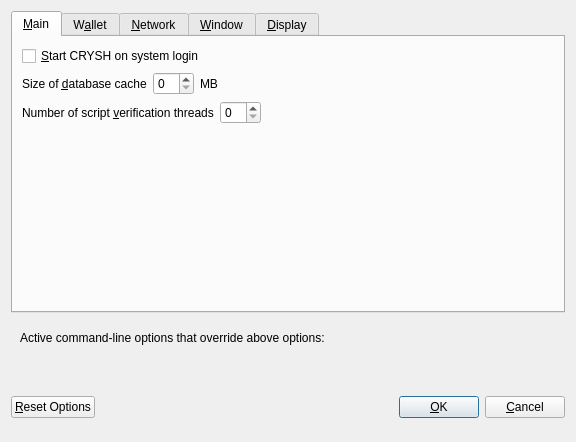
<?xml version="1.0" encoding="UTF-8"?>
<ui version="4.0">
 <class>OptionsDialog</class>
 <widget class="QDialog" name="OptionsDialog">
  <property name="geometry">
   <rect>
    <x>0</x>
    <y>0</y>
    <width>576</width>
    <height>442</height>
   </rect>
  </property>
  <property name="windowTitle">
   <string>Options</string>
  </property>
  <property name="modal">
   <bool>true</bool>
  </property>
  <layout class="QVBoxLayout" name="verticalLayout">
   <item>
    <widget class="QTabWidget" name="tabWidget">
     <property name="currentIndex">
      <number>0</number>
     </property>
     <widget class="QWidget" name="tabMain">
      <attribute name="title">
       <string>&amp;Main</string>
      </attribute>
      <layout class="QVBoxLayout" name="verticalLayout_Main">
       <item>
        <widget class="QCheckBox" name="bitcoinAtStartup">
         <property name="toolTip">
          <string>Automatically start CRYSH after logging in to the system.</string>
         </property>
         <property name="text">
          <string>&amp;Start CRYSH on system login</string>
         </property>
        </widget>
       </item>
       <item>
        <layout class="QHBoxLayout" name="horizontalLayout_2_Main">
         <item>
          <widget class="QLabel" name="databaseCacheLabel">
           <property name="text">
            <string>Size of &amp;database cache</string>
           </property>
           <property name="textFormat">
            <enum>Qt::PlainText</enum>
           </property>
           <property name="buddy">
            <cstring>databaseCache</cstring>
           </property>
          </widget>
         </item>
         <item>
          <widget class="QSpinBox" name="databaseCache"/>
         </item>
         <item>
          <widget class="QLabel" name="databaseCacheUnitLabel">
           <property name="text">
            <string>MB</string>
           </property>
           <property name="textFormat">
            <enum>Qt::PlainText</enum>
           </property>
          </widget>
         </item>
         <item>
          <spacer name="horizontalSpacer_2_Main">
           <property name="orientation">
            <enum>Qt::Horizontal</enum>
           </property>
           <property name="sizeHint" stdset="0">
            <size>
             <width>40</width>
             <height>20</height>
            </size>
           </property>
          </spacer>
         </item>
        </layout>
       </item>
       <item>
        <layout class="QHBoxLayout" name="horizontalLayout_3_Main">
         <item>
          <widget class="QLabel" name="threadsScriptVerifLabel">
           <property name="text">
            <string>Number of script &amp;verification threads</string>
           </property>
           <property name="textFormat">
            <enum>Qt::PlainText</enum>
           </property>
           <property name="buddy">
            <cstring>threadsScriptVerif</cstring>
           </property>
          </widget>
         </item>
         <item>
          <widget class="QSpinBox" name="threadsScriptVerif">
           <property name="toolTip">
            <string>(0 = auto, &lt;0 = leave that many cores free)</string>
           </property>
          </widget>
         </item>
         <item>
          <spacer name="horizontalSpacer_3_Main">
           <property name="orientation">
            <enum>Qt::Horizontal</enum>
           </property>
           <property name="sizeHint" stdset="0">
            <size>
             <width>40</width>
             <height>20</height>
            </size>
           </property>
          </spacer>
         </item>
        </layout>
       </item>
       <item>
        <spacer name="verticalSpacer_2">
         <property name="orientation">
          <enum>Qt::Vertical</enum>
         </property>
         <property name="sizeHint" stdset="0">
          <size>
           <width>20</width>
           <height>40</height>
          </size>
         </property>
        </spacer>
       </item>
      </layout>
     </widget>
     <widget class="QWidget" name="tabWallet">
      <attribute name="title">
       <string>W&amp;allet</string>
      </attribute>
      <layout class="QVBoxLayout" name="verticalLayout_Wallet">
       <item>
        <layout class="QHBoxLayout" name="horizontalLayout_2_Wallet">
         <item>
          <widget class="QLabel" name="labelStakeSplitThresholdText">
           <property name="text">
            <string>Stake split threshold:</string>
           </property>
          </widget>
         </item>
         <item>
          <widget class="QSpinBox" name="spinBoxStakeSplitThreshold">
           <property name="minimum">
            <number>1</number>
           </property>
           <property name="maximum">
            <number>999999</number>
           </property>
          </widget>
         </item>
        </layout>
       </item>
       <item>
        <widget class="QGroupBox" name="groupBox">
         <property name="title">
          <string>Expert</string>
         </property>
         <layout class="QVBoxLayout" name="verticalLayout_2">
          <item>
           <widget class="QCheckBox" name="coinControlFeatures">
            <property name="toolTip">
             <string>Whether to show coin control features or not.</string>
            </property>
            <property name="text">
             <string>Enable coin &amp;control features</string>
            </property>
           </widget>
          </item>
          <item>
           <widget class="QCheckBox" name="showMasternodesTab">
            <property name="toolTip">
             <string>Show additional tab listing all your masternodes in first sub-tab&lt;br/&gt;and all masternodes on the network in second sub-tab.</string>
            </property>
            <property name="text">
             <string>Show Masternodes Tab</string>
            </property>
           </widget>
          </item>
          <item>
           <widget class="QCheckBox" name="spendZeroConfChange">
            <property name="toolTip">
             <string>If you disable the spending of unconfirmed change, the change from a transaction&lt;br/&gt;cannot be used until that transaction has at least one confirmation.&lt;br/&gt;This also affects how your balance is computed.</string>
            </property>
            <property name="text">
             <string>&amp;Spend unconfirmed change</string>
            </property>
           </widget>
          </item>
         </layout>
        </widget>
       </item>
       <item>
        <spacer name="verticalSpacer_Wallet">
         <property name="orientation">
          <enum>Qt::Vertical</enum>
         </property>
         <property name="sizeHint" stdset="0">
          <size>
           <width>20</width>
           <height>40</height>
          </size>
         </property>
        </spacer>
       </item>
      </layout>
     </widget>
     <widget class="QWidget" name="tabNetwork">
      <attribute name="title">
       <string>&amp;Network</string>
      </attribute>
      <layout class="QVBoxLayout" name="verticalLayout_Network">
       <item>
        <widget class="QCheckBox" name="mapPortUpnp">
         <property name="toolTip">
          <string>Automatically open the CRYSH client port on the router. This only works when your router supports UPnP and it is enabled.</string>
         </property>
         <property name="text">
          <string>Map port using &amp;UPnP</string>
         </property>
        </widget>
       </item>
       <item>
        <widget class="QCheckBox" name="allowIncoming">
         <property name="toolTip">
          <string>Accept connections from outside</string>
         </property>
         <property name="text">
          <string>Allow incoming connections</string>
         </property>
        </widget>
       </item>
       <item>
        <widget class="QCheckBox" name="connectSocks">
         <property name="toolTip">
          <string>Connect to the CRYSH network through a SOCKS5 proxy.</string>
         </property>
         <property name="text">
          <string>&amp;Connect through SOCKS5 proxy (default proxy):</string>
         </property>
        </widget>
       </item>
       <item>
        <layout class="QHBoxLayout" name="horizontalLayout_1_Network">
         <item>
          <widget class="QLabel" name="proxyIpLabel">
           <property name="text">
            <string>Proxy &amp;IP:</string>
           </property>
           <property name="textFormat">
            <enum>Qt::PlainText</enum>
           </property>
           <property name="buddy">
            <cstring>proxyIp</cstring>
           </property>
          </widget>
         </item>
         <item>
          <widget class="QValidatedLineEdit" name="proxyIp">
           <property name="minimumSize">
            <size>
             <width>140</width>
             <height>0</height>
            </size>
           </property>
           <property name="maximumSize">
            <size>
             <width>140</width>
             <height>16777215</height>
            </size>
           </property>
           <property name="toolTip">
            <string>IP address of the proxy (e.g. IPv4: 127.0.0.1 / IPv6: ::1)</string>
           </property>
          </widget>
         </item>
         <item>
          <widget class="QLabel" name="proxyPortLabel">
           <property name="text">
            <string>&amp;Port:</string>
           </property>
           <property name="textFormat">
            <enum>Qt::PlainText</enum>
           </property>
           <property name="buddy">
            <cstring>proxyPort</cstring>
           </property>
          </widget>
         </item>
         <item>
          <widget class="QLineEdit" name="proxyPort">
           <property name="minimumSize">
            <size>
             <width>55</width>
             <height>0</height>
            </size>
           </property>
           <property name="maximumSize">
            <size>
             <width>55</width>
             <height>16777215</height>
            </size>
           </property>
           <property name="toolTip">
            <string>Port of the proxy (e.g. 9050)</string>
           </property>
          </widget>
         </item>
         <item>
          <spacer name="horizontalSpacer_1_Network">
           <property name="orientation">
            <enum>Qt::Horizontal</enum>
           </property>
           <property name="sizeHint" stdset="0">
            <size>
             <width>40</width>
             <height>20</height>
            </size>
           </property>
          </spacer>
         </item>
        </layout>
       </item>
       <item>
        <spacer name="verticalSpacer_Network">
         <property name="orientation">
          <enum>Qt::Vertical</enum>
         </property>
         <property name="sizeHint" stdset="0">
          <size>
           <width>20</width>
           <height>40</height>
          </size>
         </property>
        </spacer>
       </item>
      </layout>
     </widget>
     <widget class="QWidget" name="tabWindow">
      <attribute name="title">
       <string>&amp;Window</string>
      </attribute>
      <layout class="QVBoxLayout" name="verticalLayout_Window">
       <item>
        <widget class="QCheckBox" name="minimizeToTray">
         <property name="toolTip">
          <string>Show only a tray icon after minimizing the window.</string>
         </property>
         <property name="text">
          <string>&amp;Minimize to the tray instead of the taskbar</string>
         </property>
        </widget>
       </item>
       <item>
        <widget class="QCheckBox" name="minimizeOnClose">
         <property name="toolTip">
          <string>Minimize instead of exit the application when the window is closed. When this option is enabled, the application will be closed only after selecting Quit in the menu.</string>
         </property>
         <property name="text">
          <string>M&amp;inimize on close</string>
         </property>
        </widget>
       </item>
       <item>
        <spacer name="verticalSpacer_Window">
         <property name="orientation">
          <enum>Qt::Vertical</enum>
         </property>
         <property name="sizeHint" stdset="0">
          <size>
           <width>20</width>
           <height>40</height>
          </size>
         </property>
        </spacer>
       </item>
      </layout>
     </widget>
     <widget class="QWidget" name="tabDisplay">
      <attribute name="title">
       <string>&amp;Display</string>
      </attribute>
      <layout class="QVBoxLayout" name="verticalLayout_Display">
       <item>
        <layout class="QHBoxLayout" name="horizontalLayout_1_Display">
         <item>
          <widget class="QLabel" name="langLabel">
           <property name="text">
            <string>User Interface &amp;language:</string>
           </property>
           <property name="textFormat">
            <enum>Qt::PlainText</enum>
           </property>
           <property name="buddy">
            <cstring>lang</cstring>
           </property>
          </widget>
         </item>
         <item>
          <widget class="QValueComboBox" name="lang">
           <property name="toolTip">
            <string>The user interface language can be set here. This setting will take effect after restarting CRYSH.</string>
           </property>
          </widget>
         </item>
        </layout>
       </item>
       <item>
        <widget class="QLabel" name="label_3">
         <property name="toolTip">
          <string notr="true"/>
         </property>
         <property name="statusTip">
          <string notr="true"/>
         </property>
         <property name="whatsThis">
          <string notr="true"/>
         </property>
         <property name="accessibleName">
          <string notr="true"/>
         </property>
         <property name="text">
          <string>Language missing or translation incomplete? Help contributing translations here:
https://discord.gg/wpph9hvbTB</string>
         </property>
         <property name="wordWrap">
          <bool>true</bool>
         </property>
         <property name="openExternalLinks">
          <bool>true</bool>
         </property>
         <property name="textInteractionFlags">
          <set>Qt::TextBrowserInteraction</set>
         </property>
        </widget>
       </item>
       <item>
        <layout class="QHBoxLayout" name="horizontalLayout_2_Display" stretch="0,0">
         <item>
          <widget class="QLabel" name="themeLabel">
           <property name="text">
            <string>User Interface Theme:</string>
           </property>
          </widget>
         </item>
         <item>
          <widget class="QValueComboBox" name="theme"/>
         </item>
        </layout>
       </item>
       <item>
        <widget class="QWidget" name="verticalDisplayWidget" native="true">
         <layout class="QVBoxLayout" name="verticalDisplayLayout">
          <property name="margin">
           <number>0</number>
          </property>
          <item>
           <widget class="Line" name="line">
            <property name="orientation">
             <enum>Qt::Horizontal</enum>
            </property>
           </widget>
          </item>
          <item>
           <layout class="QHBoxLayout" name="horizontalLayout_3_Display">
            <item>
             <widget class="QLabel" name="unitLabel">
              <property name="text">
               <string>Unit to show amounts in:</string>
              </property>
              <property name="textFormat">
               <enum>Qt::PlainText</enum>
              </property>
             </widget>
            </item>
            <item>
             <widget class="QValueComboBox" name="unit">
              <property name="toolTip">
               <string>Choose the default subdivision unit to show in the interface and when sending coins.</string>
              </property>
             </widget>
            </item>
           </layout>
          </item>
          <item>
           <layout class="QHBoxLayout" name="horizontalLayout_4_Display">
            <item>
             <widget class="QLabel" name="digitsLabel">
              <property name="text">
               <string>Decimal digits</string>
              </property>
             </widget>
            </item>
            <item>
             <widget class="QValueComboBox" name="digits"/>
            </item>
           </layout>
          </item>
          <item>
           <layout class="QHBoxLayout" name="horizontalLayout_5_Display">
            <item>
             <widget class="QCheckBox" name="checkBoxHideZeroBalances">
              <property name="toolTip">
               <string>Hide empty balances</string>
              </property>
              <property name="layoutDirection">
               <enum>Qt::LeftToRight</enum>
              </property>
              <property name="text">
               <string>Hide empty balances</string>
              </property>
             </widget>
            </item>
            <item>
             <widget class="QCheckBox" name="checkBoxHideOrphans">
              <property name="toolTip">
               <string>Hide orphan stakes in transaction lists</string>
              </property>
              <property name="text">
               <string>Hide orphan stakes</string>
              </property>
             </widget>
            </item>
            <item>
             <spacer name="horizontalSpacer">
              <property name="orientation">
               <enum>Qt::Horizontal</enum>
              </property>
              <property name="sizeHint" stdset="0">
               <size>
                <width>40</width>
                <height>20</height>
               </size>
              </property>
             </spacer>
            </item>
           </layout>
          </item>
          <item>
           <layout class="QHBoxLayout" name="horizontalLayout_6_Display">
            <item>
             <widget class="QLabel" name="thirdPartyTxUrlsLabel">
              <property name="toolTip">
               <string>Third party URLs (e.g. a block explorer) that appear in the transactions tab as context menu items. %s in the URL is replaced by transaction hash. Multiple URLs are separated by vertical bar |.</string>
              </property>
              <property name="text">
               <string>Third party transaction URLs</string>
              </property>
             </widget>
            </item>
            <item>
             <widget class="QLineEdit" name="thirdPartyTxUrls">
              <property name="toolTip">
               <string>Third party URLs (e.g. a block explorer) that appear in the transactions tab as context menu items. %s in the URL is replaced by transaction hash. Multiple URLs are separated by vertical bar |.</string>
              </property>
             </widget>
            </item>
           </layout>
          </item>
         </layout>
        </widget>
       </item>
       <item>
        <spacer name="verticalSpacer">
         <property name="orientation">
          <enum>Qt::Vertical</enum>
         </property>
         <property name="sizeHint" stdset="0">
          <size>
           <width>20</width>
           <height>40</height>
          </size>
         </property>
        </spacer>
       </item>
      </layout>
     </widget>
    </widget>
   </item>
   <item>
    <widget class="QFrame" name="frame">
     <layout class="QVBoxLayout" name="verticalLayout_Bottom">
      <item>
       <layout class="QHBoxLayout" name="horizontalLayout_Bottom">
        <item>
         <widget class="QLabel" name="overriddenByCommandLineInfoLabel">
          <property name="text">
           <string>Active command-line options that override above options:</string>
          </property>
          <property name="textFormat">
           <enum>Qt::PlainText</enum>
          </property>
         </widget>
        </item>
        <item>
         <spacer name="horizontalSpacer_Bottom">
          <property name="orientation">
           <enum>Qt::Horizontal</enum>
          </property>
          <property name="sizeHint" stdset="0">
           <size>
            <width>40</width>
            <height>20</height>
           </size>
          </property>
         </spacer>
        </item>
       </layout>
      </item>
      <item>
       <widget class="QLabel" name="overriddenByCommandLineLabel">
        <property name="text">
         <string/>
        </property>
        <property name="textFormat">
         <enum>Qt::PlainText</enum>
        </property>
        <property name="wordWrap">
         <bool>true</bool>
        </property>
       </widget>
      </item>
     </layout>
    </widget>
   </item>
   <item>
    <layout class="QHBoxLayout" name="horizontalLayout_Buttons">
     <item>
      <widget class="QPushButton" name="resetButton">
       <property name="toolTip">
        <string>Reset all client options to default.</string>
       </property>
       <property name="text">
        <string>&amp;Reset Options</string>
       </property>
       <property name="autoDefault">
        <bool>false</bool>
       </property>
      </widget>
     </item>
     <item>
      <spacer name="horizontalSpacer_1">
       <property name="orientation">
        <enum>Qt::Horizontal</enum>
       </property>
       <property name="sizeHint" stdset="0">
        <size>
         <width>40</width>
         <height>48</height>
        </size>
       </property>
      </spacer>
     </item>
     <item>
      <widget class="QLabel" name="statusLabel">
       <property name="minimumSize">
        <size>
         <width>200</width>
         <height>0</height>
        </size>
       </property>
       <property name="font">
        <font>
         <weight>75</weight>
         <bold>true</bold>
        </font>
       </property>
       <property name="text">
        <string/>
       </property>
       <property name="textFormat">
        <enum>Qt::PlainText</enum>
       </property>
       <property name="wordWrap">
        <bool>true</bool>
       </property>
      </widget>
     </item>
     <item>
      <spacer name="horizontalSpacer_2">
       <property name="orientation">
        <enum>Qt::Horizontal</enum>
       </property>
       <property name="sizeHint" stdset="0">
        <size>
         <width>40</width>
         <height>48</height>
        </size>
       </property>
      </spacer>
     </item>
     <item>
      <widget class="QPushButton" name="okButton">
       <property name="text">
        <string>&amp;OK</string>
       </property>
       <property name="autoDefault">
        <bool>false</bool>
       </property>
       <property name="default">
        <bool>true</bool>
       </property>
      </widget>
     </item>
     <item>
      <widget class="QPushButton" name="cancelButton">
       <property name="text">
        <string>&amp;Cancel</string>
       </property>
       <property name="autoDefault">
        <bool>false</bool>
       </property>
      </widget>
     </item>
    </layout>
   </item>
  </layout>
 </widget>
 <customwidgets>
  <customwidget>
   <class>QValidatedLineEdit</class>
   <extends>QLineEdit</extends>
   <header>qvalidatedlineedit.h</header>
  </customwidget>
  <customwidget>
   <class>QValueComboBox</class>
   <extends>QComboBox</extends>
   <header>qvaluecombobox.h</header>
  </customwidget>
 </customwidgets>
 <resources/>
 <connections/>
</ui>
